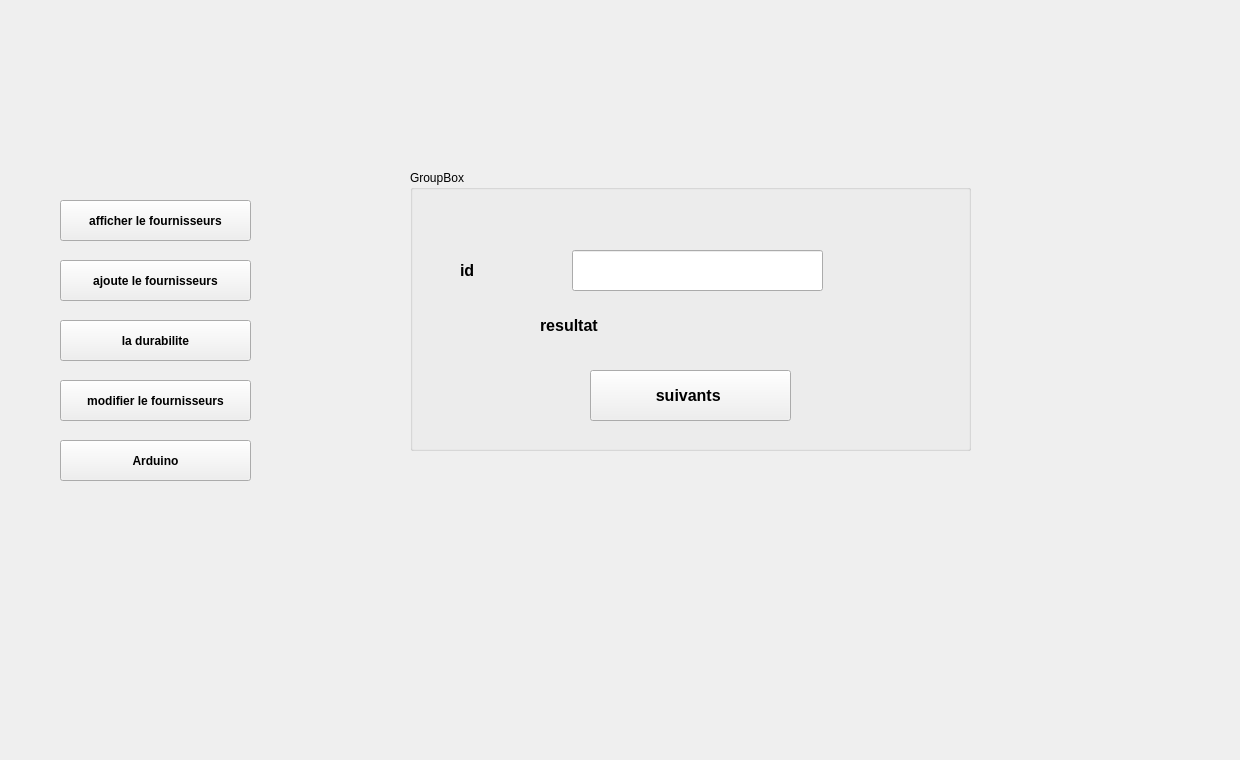
        <widget class="QWidget" name="page_14">
         <widget class="QLabel" name="label_55">
          <property name="geometry">
           <rect>
            <x>10</x>
            <y>0</y>
            <width>1221</width>
            <height>751</height>
           </rect>
          </property>
          <property name="styleSheet">
           <string notr="true">
background-image:url(/images/backgroundacceuil.png);</string>
          </property>
          <property name="text">
           <string/>
          </property>
          <property name="pixmap">
           <pixmap resource="ressources.qrc">:/images/bg.jpeg</pixmap>
          </property>
          <property name="scaledContents">
           <bool>true</bool>
          </property>
         </widget>
         <widget class="QPushButton" name="ladurabilote_3">
          <property name="geometry">
           <rect>
            <x>60</x>
            <y>320</y>
            <width>191</width>
            <height>41</height>
           </rect>
          </property>
          <property name="font">
           <font>
            <bold>true</bold>
           </font>
          </property>
          <property name="text">
           <string>la durabilite</string>
          </property>
          <property name="icon">
           <iconset resource="ressources.qrc">
            <normaloff>:/images/r1.png</normaloff>:/images/r1.png</iconset>
          </property>
         </widget>
         <widget class="QPushButton" name="ajoutunfournissurs_3">
          <property name="geometry">
           <rect>
            <x>60</x>
            <y>260</y>
            <width>191</width>
            <height>41</height>
           </rect>
          </property>
          <property name="font">
           <font>
            <bold>true</bold>
           </font>
          </property>
          <property name="text">
           <string>ajoute le fournisseurs</string>
          </property>
          <property name="icon">
           <iconset resource="ressources.qrc">
            <normaloff>:/images/tt1.png</normaloff>:/images/tt1.png</iconset>
          </property>
         </widget>
         <widget class="QPushButton" name="affichelefournissurs_3">
          <property name="geometry">
           <rect>
            <x>60</x>
            <y>200</y>
            <width>191</width>
            <height>41</height>
           </rect>
          </property>
          <property name="font">
           <font>
            <bold>true</bold>
           </font>
          </property>
          <property name="text">
           <string>afficher le fournisseurs</string>
          </property>
          <property name="icon">
           <iconset resource="ressources.qrc">
            <normaloff>:/images/ima.png</normaloff>:/images/ima.png</iconset>
          </property>
         </widget>
         <widget class="QPushButton" name="arduino_fournissures">
          <property name="geometry">
           <rect>
            <x>60</x>
            <y>440</y>
            <width>191</width>
            <height>41</height>
           </rect>
          </property>
          <property name="font">
           <font>
            <bold>true</bold>
           </font>
          </property>
          <property name="text">
           <string>Arduino</string>
          </property>
          <property name="icon">
           <iconset resource="ressources.qrc">
            <normaloff>:/images/loginicon.png</normaloff>:/images/loginicon.png</iconset>
          </property>
         </widget>
         <widget class="QPushButton" name="modificationfournissurs_3">
          <property name="geometry">
           <rect>
            <x>60</x>
            <y>380</y>
            <width>191</width>
            <height>41</height>
           </rect>
          </property>
          <property name="font">
           <font>
            <bold>true</bold>
           </font>
          </property>
          <property name="text">
           <string>modifier le fournisseurs</string>
          </property>
          <property name="icon">
           <iconset resource="ressources.qrc">
            <normaloff>:/images/edit-button.png</normaloff>:/images/edit-button.png</iconset>
          </property>
         </widget>
         <widget class="QGroupBox" name="groupBox_11">
          <property name="geometry">
           <rect>
            <x>410</x>
            <y>170</y>
            <width>561</width>
            <height>281</height>
           </rect>
          </property>
          <property name="title">
           <string>GroupBox</string>
          </property>
          <widget class="QLineEdit" name="fournisseurIdLineEdit">
           <property name="geometry">
            <rect>
             <x>162</x>
             <y>80</y>
             <width>251</width>
             <height>41</height>
            </rect>
           </property>
          </widget>
          <widget class="QPushButton" name="calculerDurabilite">
           <property name="geometry">
            <rect>
             <x>180</x>
             <y>200</y>
             <width>201</width>
             <height>51</height>
            </rect>
           </property>
           <property name="font">
            <font>
             <pointsize>12</pointsize>
             <bold>true</bold>
            </font>
           </property>
           <property name="text">
            <string>suivants </string>
           </property>
           <property name="icon">
            <iconset resource="ressources.qrc">
             <normaloff>:/images/ima.png</normaloff>:/images/ima.png</iconset>
           </property>
           <property name="iconSize">
            <size>
             <width>40</width>
             <height>40</height>
            </size>
           </property>
          </widget>
          <widget class="QLabel" name="resultLabel">
           <property name="geometry">
            <rect>
             <x>130</x>
             <y>130</y>
             <width>321</width>
             <height>51</height>
            </rect>
           </property>
           <property name="font">
            <font>
             <pointsize>12</pointsize>
             <bold>true</bold>
            </font>
           </property>
           <property name="text">
            <string>resultat</string>
           </property>
          </widget>
          <widget class="QLabel" name="label_56">
           <property name="geometry">
            <rect>
             <x>50</x>
             <y>90</y>
             <width>63</width>
             <height>20</height>
            </rect>
           </property>
           <property name="font">
            <font>
             <pointsize>12</pointsize>
             <bold>true</bold>
            </font>
           </property>
           <property name="text">
            <string>id</string>
           </property>
          </widget>
         </widget>
        </widget>
